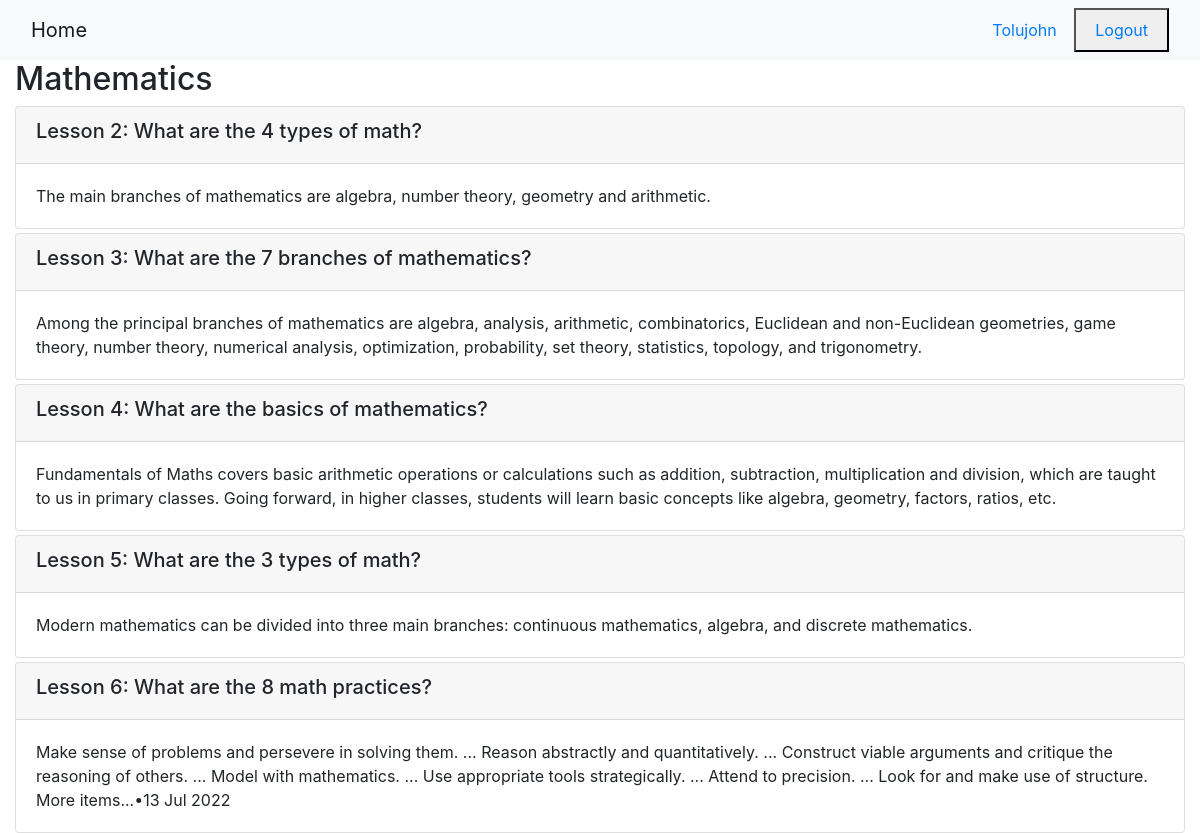
Screenshot of /6/ (signed in) with the database file from the repository.
### studyonline/models.py (models this page shows, shortened)
class Course(models.Model):
    name = models.CharField(null=False, max_length=30, default='online course')
    image = models.ImageField(upload_to='course_images/')
    description = models.CharField(max_length=1000)
    pub_date = models.DateField(null=True)
    instructors = models.ManyToManyField(Instructor)
    users = models.ManyToManyField(settings.AUTH_USER_MODEL, through='Enrollment')
    total_enrollment = models.IntegerField(default=0)
    is_enrolled = False

class Lesson(models.Model):
    title = models.CharField(max_length=200, default="title")
    order = models.IntegerField(default=0)
    course = models.ForeignKey(Course, on_delete=models.CASCADE)
    content = models.TextField()

### studyonline/views.py (the view)
# urls.py: path('<int:pk>/', views.CourseDetailView.as_view(), name='course_details'),
class CourseDetailView(generic.DetailView):
    model = Course
    template_name = 'studyonline/course_detail_bootstrap.html'

### studyonline/templates/studyonline/course_detail_bootstrap.html (shortened to what this page needs)
<!DOCTYPE html>
<html lang="en">
<head>
     {% load static %}
    <link rel="stylesheet" href="https://maxcdn.bootstrapcdn.com/bootstrap/4.5.2/css/bootstrap.min.css">
</head>
<body>
    <nav class="navbar navbar-light bg-light">
        <div class="container-fluid">
            <div class="navbar-header">
                  <a class="navbar-brand" href="{% url 'studyonline:index' %}">Home</a>
            </div>
            <ul class="nav navbar-nav navbar-right">
                {% if user.is_authenticated %}
                <li>
                    <a class="btn btn-link" href="#">{{ user.first_name }} {{ user.username|capfirst }}</a>
                    <button><a class="btn btn-link" href="{% url 'studyonline:logout' %}">Logout</a></button>
                </li>
                {% endif %}
            </ul>
        </div>
    </nav>
    <div class="container-fluid">
            <h2>{{ course.name }}</h2>
            <div class="card-columns-vertical">
                {% for lesson in course.lesson_set.all %}
                    <div class="card mt-1">
                        <div class="card-header"><h5>Lesson {{lesson.order|add:1}}: {{lesson.title}}</h5></div>
                        <div class="card-body">{{lesson.content}}</div>
                    </div>
                {% endfor %}
            </div>
    </div>
</body>
</html>

### rows the page displays
Course: name "Mathematics"
Lesson: order|add "2", title "What are the 4 types of math?", content "The main branches of mathematics are algebra, number theory, geometry and arithmetic."
Lesson: order|add "3", title "What are the 7 branches of mathematics?", content "Among the principal branches of mathematics are algebra, analysis, arithmetic, combinatorics, Euclidean and non-Euclidean geometries, game theory, number theory, numerical analysis, optimization, probability, set theory, statistics, topology, and trigonometry."
Lesson: order|add "4", title "What are the basics of mathematics?", content "Fundamentals of Maths covers basic arithmetic operations or calculations such as addition, subtraction, multiplication and division, which are taught to us in primary classes. Going forward, in higher classes, students will learn basic concepts like algebra, geometry, factors, ratios, etc."
Lesson: order|add "5", title "What are the 3 types of math?", content "Modern mathematics can be divided into three main branches: continuous mathematics, algebra, and discrete mathematics."
Lesson: order|add "6", title "What are the 8 math practices?", content "Make sense of problems and persevere in solving them. ... Reason abstractly and quantitatively. ... Construct viable arguments and critique the reasoning of others. ... Model with mathematics. ... Use appropriate tools strategically. ... Attend to precision. ... Look for and make use of structure. More items...•13 Jul 2022"

### other values shown
{{ user.username|capfirst }} "Tolujohn"
